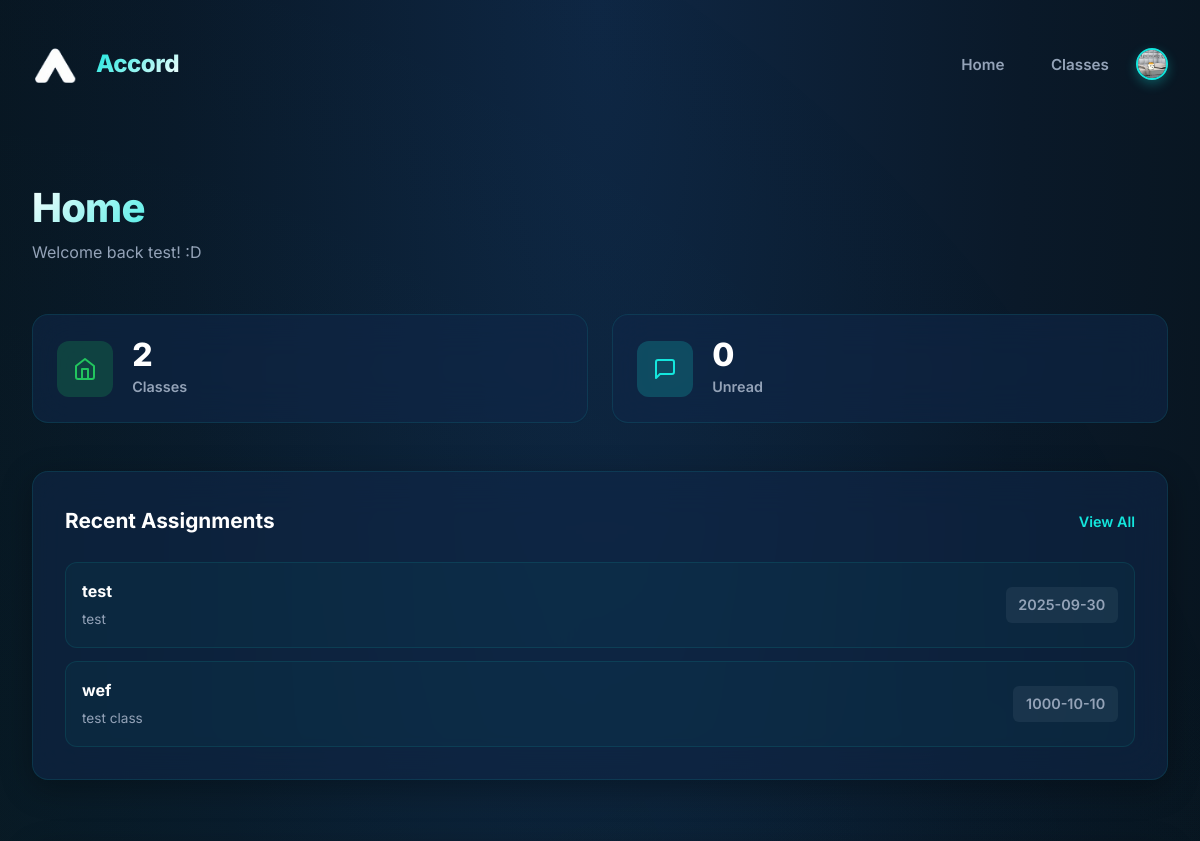
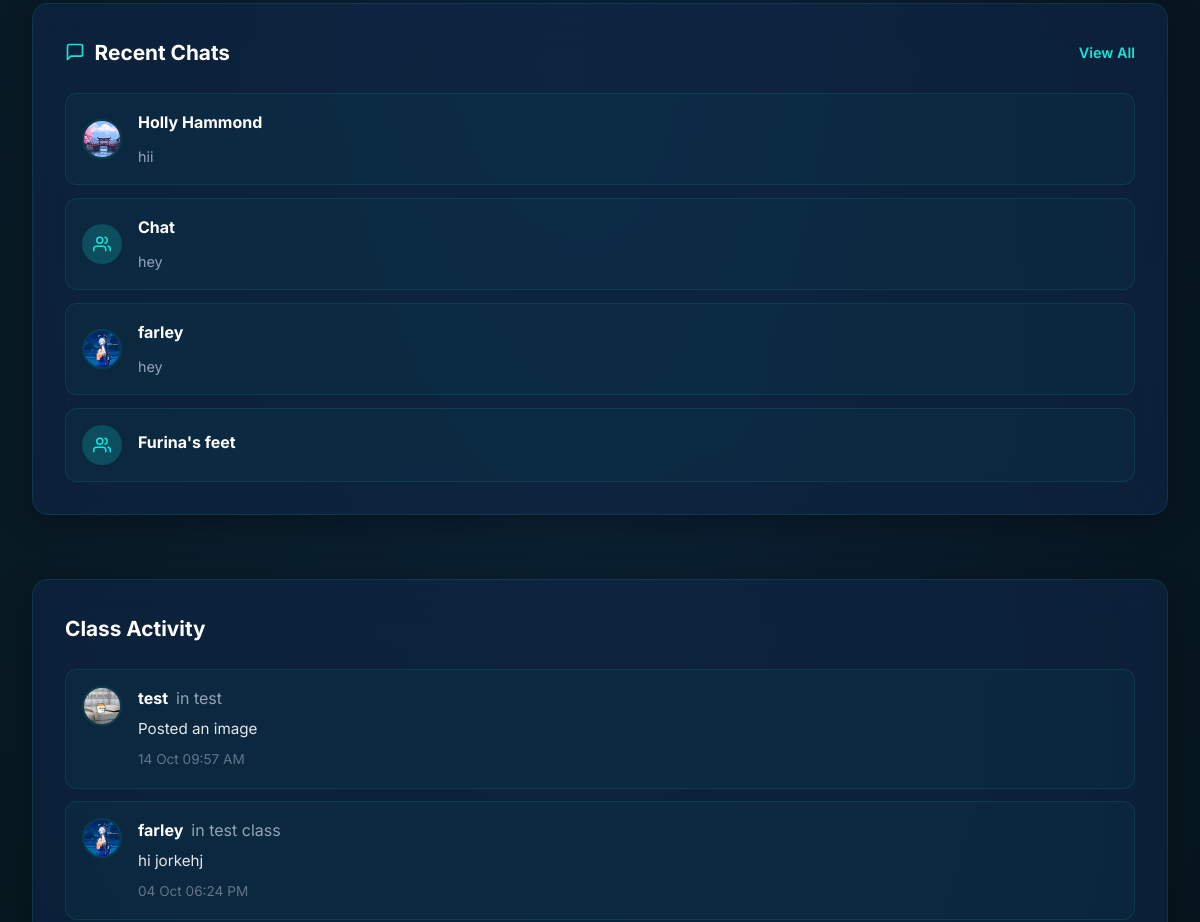
The page /dashboard (signed in, upper part) on the database as committed earlier (2 pictures, top to bottom).
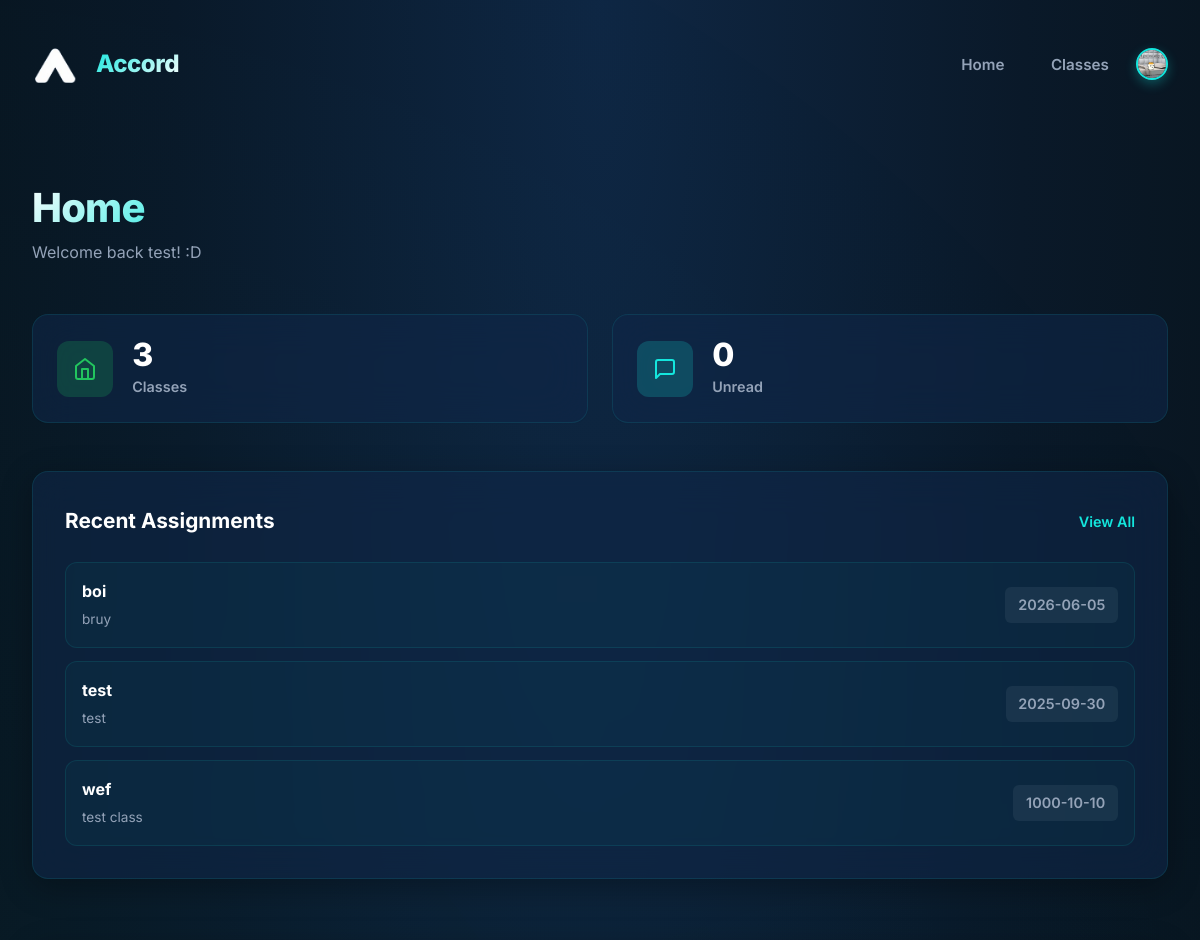
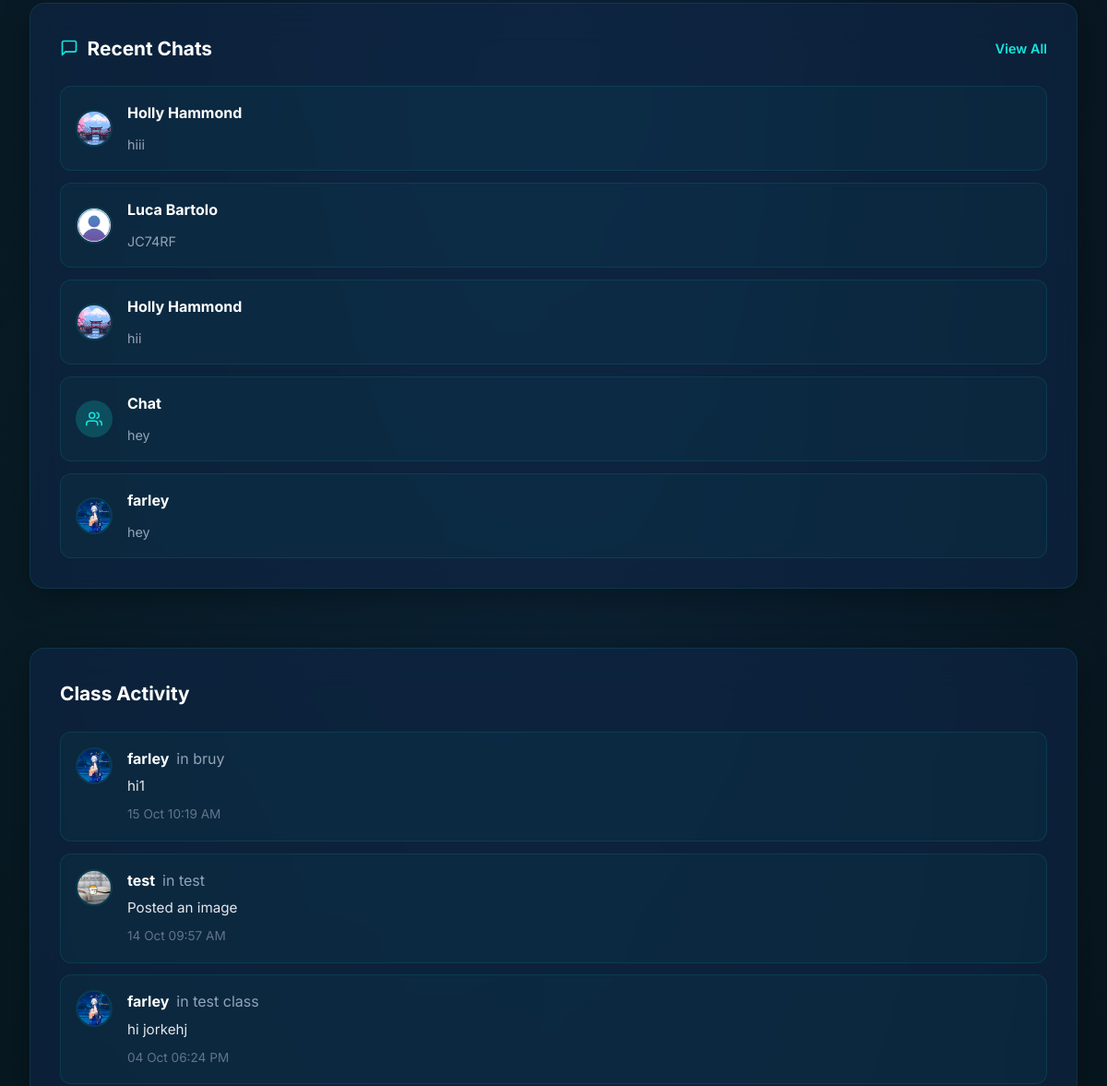
The same page on the database as committed later (2 pictures, top to bottom).
### tables this page shows
CREATE TABLE assignments (
        assignmentID INTEGER PRIMARY KEY AUTOINCREMENT,
        classID INTEGER NOT NULL,
        title TEXT NOT NULL,
        description TEXT,
        dueDate DATE NOT NULL,
        FOREIGN KEY (classID) REFERENCES classes(classID)
    );

CREATE TABLE classes (
        classID INTEGER PRIMARY KEY AUTOINCREMENT,
        className TEXT NOT NULL,
        code TEXT UNIQUE NOT NULL,
        teacherID INTEGER NOT NULL,
        description TEXT,
        FOREIGN KEY (teacherID) REFERENCES users(userID)
    );

CREATE TABLE dm_threads (
        threadID INTEGER PRIMARY KEY AUTOINCREMENT,
        isGroup INTEGER DEFAULT 0,
        threadName TEXT,
        createdBy INTEGER,
        createdAt DATETIME DEFAULT CURRENT_TIMESTAMP
    );

CREATE TABLE users (
        userID INTEGER PRIMARY KEY AUTOINCREMENT,
        name TEXT NOT NULL,
        email TEXT UNIQUE NOT NULL,
        password TEXT NOT NULL,
        role TEXT NOT NULL CHECK(role IN ('teacher','student')),
        avatar TEXT
    );

CREATE TABLE class_messages (
        messageID INTEGER PRIMARY KEY AUTOINCREMENT,
        classID INTEGER NOT NULL,
        senderID INTEGER NOT NULL,
        content TEXT,
        imageURL TEXT,
        timestamp DATETIME DEFAULT CURRENT_TIMESTAMP,
        FOREIGN KEY (classID) REFERENCES classes(classID),
        FOREIGN KEY (senderID) REFERENCES users(userID)
    );

### main.py (the view)
@app.route("/dashboard")
def dashboard():
    user = logged_in_user()
    if not user:
        flash("Please log in", "warning")
        return redirect(url_for("login"))
    classes = db.list_classes_for_user(user["id"], user["role"])
    if user["role"] == "student":
        upcoming_assignments = db.get_upcoming_assignments_for_student(user["id"], 10)
    else:
        upcoming_assignments = db.get_recent_assignments_for_teacher(user["id"], 10)
    recent_messages = db.get_threads_for_user(user["id"])
    class_messages = db.get_recent_class_messages_for_user(user["id"], user["role"], 10)
    return render_template("dashboard.html",
                          user=user,
                          classes=classes,
                          upcoming_assignments=upcoming_assignments,
                          recent_messages=recent_messages,
                          class_messages=class_messages)

### database_manager.py (called while the page is built)
def format_sydney_time(dt_string):
    if not dt_string:
        return ""
    try:
        utc_dt = datetime.strptime(dt_string, '%Y-%m-%d %H:%M:%S')
        utc_dt = pytz.utc.localize(utc_dt)
        sydney_dt = utc_dt.astimezone(SYDNEY_TZ)
        return sydney_dt.strftime('%d %b %I:%M %p')
    except:
        return dt_string

def get_connection():
    con = sql.connect(DB_PATH)
    con.execute("PRAGMA foreign_keys = ON;")
    return con

def list_classes_for_user(userID, role):
    con = get_connection()
    cur = con.cursor()
    if role == "teacher":
        cur.execute("SELECT * FROM classes WHERE teacherID = ?", (userID,))
    else:
        cur.execute("""
            SELECT c.* FROM classes c
            JOIN enrollments e ON c.classID = e.classID
            WHERE e.studentID = ?
        """, (userID,))
    classes = cur.fetchall()
    con.close()
    return classes

### main.py (called while the page is built)
def logged_in_user():
    return session.get("user")

@app.context_processor
def inject_unread_count():
    user = logged_in_user()
    if user:
        unread_count = db.get_unread_message_count(user["id"])
        return dict(unread_count=unread_count)
    return dict(unread_count=0)

### templates/dashboard.html (shortened to what the changed rows need)
{% extends "layout.html" %}
{% block content %}
<div class="page">
  <div class="page-header">
    <div>
      <h1>Home</h1>
    </div>
  </div>
  <div class="dashboard-grid">
    <div class="dashboard-stats">
      <div class="stat-card">
        <div class="stat-content">
          <div class="stat-value">{{ classes|length }}</div>
          <div class="stat-label">Classes</div>
        </div>
      </div>
    </div>
    {% if upcoming_assignments %}
    <div class="card dashboard-card">
      <div class="assignment-list">
        {% for a in upcoming_assignments[:5] %}
        <a href="{{ url_for('assignment_detail', assignment_id=a[0]) }}" class="assignment-item">
          <div class="assignment-info">
            <strong>{{ a[2] }}</strong>
            <span class="muted assignment-class">{{ a[6] }}</span>
          </div>
          <div class="assignment-due {% if a[7] %}overdue{% elif a[8] %}due-soon{% endif %}">
            {{ a[4] }}
          </div>
        </a>
        {% endfor %}
      </div>
    </div>
    {% endif %}
    {% if recent_messages %}
    <div class="card dashboard-card">
      <div class="message-list">
        {% for thread in recent_messages[:5] %}
        <a href="{{ url_for('dm_thread', thread_id=thread[0]) }}" class="message-item {% if thread[4] > 0 %}unread{% endif %}">
          <div class="message-avatar-container">
            {% if thread[1] %}
              <div class="message-group-icon">
              </div>
            {% else %}
              {% set other_user = get_other_user(thread[0], user.id) %}
              <img class="message-avatar-small" src="{{ other_user[1] or url_for('static', filename='images/default_avatar.png') }}" alt="Avatar" />
            {% endif %}
          </div>
          <div class="message-content">
            <div class="message-header-small">
              <strong>
                {% if thread[1] %}
                  {{ thread[2] or "Group Chat" }}
                {% else %}
                  {% set other_user = get_other_user(thread[0], user.id) %}
                  {{ other_user[0] if other_user else "Unknown" }}
                {% endif %}
              </strong>
            </div>
            {% if thread[6] %}
              <p class="message-preview">{{ thread[6][:50] }}{% if thread[6]|length > 50 %}...{% endif %}</p>
            {% endif %}
          </div>
        </a>
        {% endfor %}
      </div>
    </div>
    {% endif %}
    {% if class_messages %}
    <div class="card dashboard-card">
      <div class="activity-list">
        {% for msg in class_messages[:5] %}
        <div class="activity-item">
          <img class="activity-avatar" src="{{ msg[6] or url_for('static', filename='images/default_avatar.png') }}" alt="User" />
          <div class="activity-content">
            <div class="activity-header">
              <strong>{{ msg[5] }}</strong>
              <span class="muted">in {{ msg[8] }}</span>
            </div>
            <p class="activity-text">{{ msg[3][:80] if msg[3] else 'Posted an image' }}{% if msg[3] and msg[3]|length > 80 %}...{% endif %}</p>
            <span class="activity-time">{{ msg[4]|sydney_time }}</span>
          </div>
        </div>
        {% endfor %}
      </div>
    </div>
    {% endif %}
{% endblock %}

Rows that differ between the two databases and show on the page:
no longer on this page (row unchanged): dm_threads: isGroup 1 (drawn), threadName "Furina's feet"
added assignments: title "boi", className "bruy", dueDate "2026-06-05"
added dm_threads: avatar (picture), {{ other_user[0] if other_user else "Unknown" }} "Holly Hammond", thread "hiii"
added dm_threads: shows a picture, thread "JC74RF"
added users: name "Luca Bartolo"
added class_messages: avatar (picture), name "farley", className "bruy", content "hi1", timestamp "15 Oct 10:19 AM"
Other text that changed with them:
{{ classes|length }}: "2" → "3"
